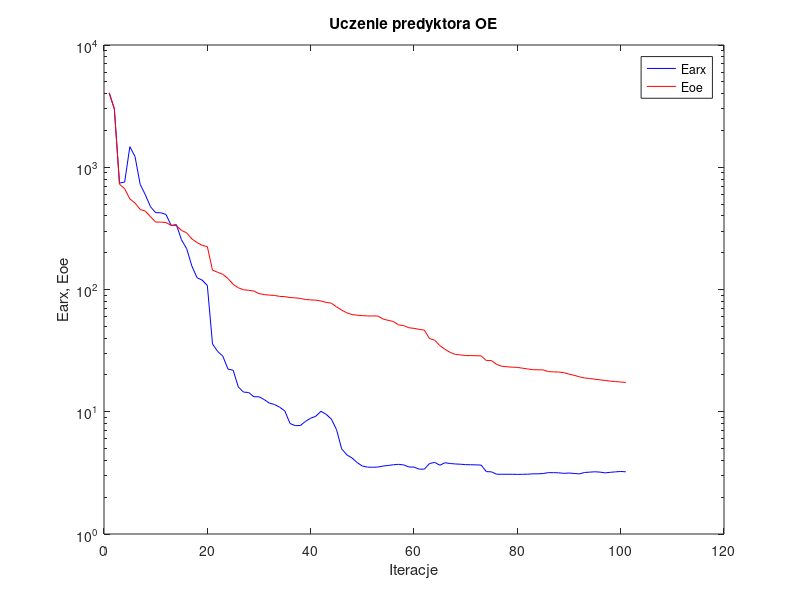
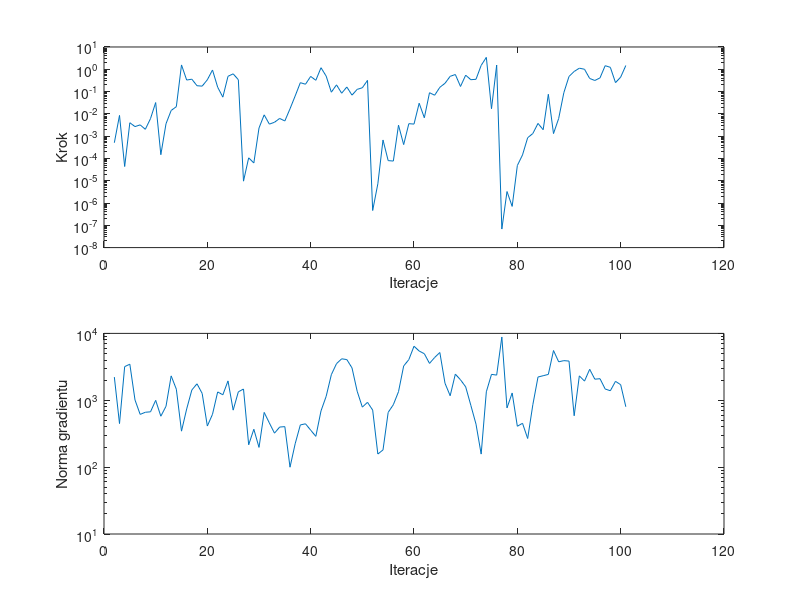

Recreate these plots in MATLAB, in order.
%uczenie predyktora oe
clear all;
n=0; farx(n+1)=4.051380e+003; foe(n+1)=4.059206e+003; wspucz(n+1)=0.000000e+000; ng(n+1)=0.000000e+000;
%odnowa zmiennej metryki
n=1; farx(n+1)=3.006808e+003; foe(n+1)=3.016126e+003; krok(n+1)=5.057541e-004; ng(n+1)=2.221872e+003;
n=2; farx(n+1)=7.425741e+002; foe(n+1)=7.268082e+002; krok(n+1)=8.516524e-003; ng(n+1)=4.480942e+002;
n=3; farx(n+1)=7.563356e+002; foe(n+1)=6.674883e+002; krok(n+1)=4.341873e-005; ng(n+1)=3.185984e+003;
n=4; farx(n+1)=1.472379e+003; foe(n+1)=5.508341e+002; krok(n+1)=3.992263e-003; ng(n+1)=3.461164e+003;
n=5; farx(n+1)=1.225450e+003; foe(n+1)=5.102401e+002; krok(n+1)=2.684169e-003; ng(n+1)=1.010126e+003;
n=6; farx(n+1)=7.260262e+002; foe(n+1)=4.518214e+002; krok(n+1)=3.197692e-003; ng(n+1)=6.146929e+002;
n=7; farx(n+1)=5.950256e+002; foe(n+1)=4.375730e+002; krok(n+1)=2.027773e-003; ng(n+1)=6.617752e+002;
n=8; farx(n+1)=4.752593e+002; foe(n+1)=3.934996e+002; krok(n+1)=6.130766e-003; ng(n+1)=6.715886e+002;
n=9; farx(n+1)=4.248238e+002; foe(n+1)=3.561539e+002; krok(n+1)=3.212398e-002; ng(n+1)=9.973477e+002;
n=10; farx(n+1)=4.245477e+002; foe(n+1)=3.560825e+002; krok(n+1)=1.471428e-004; ng(n+1)=5.773506e+002;
n=11; farx(n+1)=4.109246e+002; foe(n+1)=3.527908e+002; krok(n+1)=3.595838e-003; ng(n+1)=8.120840e+002;
n=12; farx(n+1)=3.341694e+002; foe(n+1)=3.347895e+002; krok(n+1)=1.420161e-002; ng(n+1)=2.314645e+003;
n=13; farx(n+1)=3.395352e+002; foe(n+1)=3.329432e+002; krok(n+1)=2.097129e-002; ng(n+1)=1.464498e+003;
n=14; farx(n+1)=2.548651e+002; foe(n+1)=3.043765e+002; krok(n+1)=1.565000e+000; ng(n+1)=3.451756e+002;
n=15; farx(n+1)=2.158623e+002; foe(n+1)=2.907479e+002; krok(n+1)=3.288994e-001; ng(n+1)=7.407086e+002;
n=16; farx(n+1)=1.558120e+002; foe(n+1)=2.595599e+002; krok(n+1)=3.589369e-001; ng(n+1)=1.424053e+003;
n=17; farx(n+1)=1.248782e+002; foe(n+1)=2.420773e+002; krok(n+1)=1.827549e-001; ng(n+1)=1.762715e+003;
n=18; farx(n+1)=1.193246e+002; foe(n+1)=2.297946e+002; krok(n+1)=1.752988e-001; ng(n+1)=1.265214e+003;
n=19; farx(n+1)=1.077998e+002; foe(n+1)=2.243126e+002; krok(n+1)=3.380830e-001; ng(n+1)=4.118219e+002;
n=20; farx(n+1)=3.583635e+001; foe(n+1)=1.440006e+002; krok(n+1)=9.282331e-001; ng(n+1)=6.168391e+002;
n=21; farx(n+1)=3.115460e+001; foe(n+1)=1.383300e+002; krok(n+1)=1.569333e-001; ng(n+1)=1.331685e+003;
n=22; farx(n+1)=2.846027e+001; foe(n+1)=1.331545e+002; krok(n+1)=5.623415e-002; ng(n+1)=1.207612e+003;
n=23; farx(n+1)=2.231867e+001; foe(n+1)=1.227929e+002; krok(n+1)=4.837349e-001; ng(n+1)=1.947533e+003;
n=24; farx(n+1)=2.185448e+001; foe(n+1)=1.102478e+002; krok(n+1)=6.241834e-001; ng(n+1)=7.118580e+002;
n=25; farx(n+1)=1.594439e+001; foe(n+1)=1.032497e+002; krok(n+1)=3.404866e-001; ng(n+1)=1.337151e+003;
%odnowa zmiennej metryki
n=26; farx(n+1)=1.448299e+001; foe(n+1)=9.958859e+001; krok(n+1)=9.564320e-006; ng(n+1)=1.472822e+003;
n=27; farx(n+1)=1.437026e+001; foe(n+1)=9.847828e+001; krok(n+1)=1.062896e-004; ng(n+1)=2.159460e+002;
n=28; farx(n+1)=1.327161e+001; foe(n+1)=9.722482e+001; krok(n+1)=6.263953e-005; ng(n+1)=3.685043e+002;
n=29; farx(n+1)=1.325949e+001; foe(n+1)=9.260212e+001; krok(n+1)=2.314595e-003; ng(n+1)=1.973117e+002;
n=30; farx(n+1)=1.258615e+001; foe(n+1)=9.086327e+001; krok(n+1)=9.016309e-003; ng(n+1)=6.581647e+002;
n=31; farx(n+1)=1.177344e+001; foe(n+1)=8.998966e+001; krok(n+1)=3.460293e-003; ng(n+1)=4.582362e+002;
n=32; farx(n+1)=1.145983e+001; foe(n+1)=8.941418e+001; krok(n+1)=4.191618e-003; ng(n+1)=3.221139e+002;
n=33; farx(n+1)=1.089256e+001; foe(n+1)=8.785688e+001; krok(n+1)=6.223487e-003; ng(n+1)=3.975673e+002;
n=34; farx(n+1)=1.015224e+001; foe(n+1)=8.749453e+001; krok(n+1)=4.795168e-003; ng(n+1)=4.033412e+002;
n=35; farx(n+1)=8.020340e+000; foe(n+1)=8.597289e+001; krok(n+1)=1.684199e-002; ng(n+1)=9.977639e+001;
n=36; farx(n+1)=7.700245e+000; foe(n+1)=8.545397e+001; krok(n+1)=6.349693e-002; ng(n+1)=2.236907e+002;
n=37; farx(n+1)=7.712146e+000; foe(n+1)=8.457977e+001; krok(n+1)=2.502884e-001; ng(n+1)=4.278080e+002;
n=38; farx(n+1)=8.342916e+000; foe(n+1)=8.281478e+001; krok(n+1)=2.134155e-001; ng(n+1)=4.446867e+002;
n=39; farx(n+1)=8.850315e+000; foe(n+1)=8.223028e+001; krok(n+1)=4.787134e-001; ng(n+1)=3.574200e+002;
n=40; farx(n+1)=9.196405e+000; foe(n+1)=8.182001e+001; krok(n+1)=3.202323e-001; ng(n+1)=2.885254e+002;
n=41; farx(n+1)=1.008638e+001; foe(n+1)=8.050667e+001; krok(n+1)=1.174409e+000; ng(n+1)=6.933188e+002;
n=42; farx(n+1)=9.526704e+000; foe(n+1)=7.838945e+001; krok(n+1)=4.936156e-001; ng(n+1)=1.144481e+003;
n=43; farx(n+1)=8.715385e+000; foe(n+1)=7.732152e+001; krok(n+1)=9.373676e-002; ng(n+1)=2.412562e+003;
n=44; farx(n+1)=7.147551e+000; foe(n+1)=7.216132e+001; krok(n+1)=2.002215e-001; ng(n+1)=3.525546e+003;
n=45; farx(n+1)=4.973271e+000; foe(n+1)=6.781466e+001; krok(n+1)=8.430727e-002; ng(n+1)=4.169561e+003;
n=46; farx(n+1)=4.444650e+000; foe(n+1)=6.442322e+001; krok(n+1)=1.600146e-001; ng(n+1)=4.059092e+003;
n=47; farx(n+1)=4.186443e+000; foe(n+1)=6.237382e+001; krok(n+1)=6.918848e-002; ng(n+1)=3.049118e+003;
n=48; farx(n+1)=3.835116e+000; foe(n+1)=6.162407e+001; krok(n+1)=1.254000e-001; ng(n+1)=1.364777e+003;
n=49; farx(n+1)=3.597223e+000; foe(n+1)=6.116072e+001; krok(n+1)=1.480267e-001; ng(n+1)=7.896560e+002;
n=50; farx(n+1)=3.523888e+000; foe(n+1)=6.077313e+001; krok(n+1)=3.169310e-001; ng(n+1)=9.315899e+002;
%odnowa zmiennej metryki
n=51; farx(n+1)=3.515864e+000; foe(n+1)=6.074226e+001; krok(n+1)=4.613351e-007; ng(n+1)=7.137568e+002;
n=52; farx(n+1)=3.529820e+000; foe(n+1)=6.071375e+001; krok(n+1)=7.265431e-006; ng(n+1)=1.569168e+002;
n=53; farx(n+1)=3.597100e+000; foe(n+1)=5.741575e+001; krok(n+1)=6.727176e-004; ng(n+1)=1.808165e+002;
n=54; farx(n+1)=3.635641e+000; foe(n+1)=5.591123e+001; krok(n+1)=7.980756e-005; ng(n+1)=6.591577e+002;
n=55; farx(n+1)=3.684100e+000; foe(n+1)=5.478636e+001; krok(n+1)=7.632755e-005; ng(n+1)=8.580111e+002;
n=56; farx(n+1)=3.715429e+000; foe(n+1)=5.132451e+001; krok(n+1)=3.096691e-003; ng(n+1)=1.342955e+003;
n=57; farx(n+1)=3.674725e+000; foe(n+1)=5.066692e+001; krok(n+1)=4.175751e-004; ng(n+1)=3.256364e+003;
n=58; farx(n+1)=3.535471e+000; foe(n+1)=4.866636e+001; krok(n+1)=3.625910e-003; ng(n+1)=4.054100e+003;
n=59; farx(n+1)=3.525121e+000; foe(n+1)=4.810241e+001; krok(n+1)=3.475615e-003; ng(n+1)=6.424455e+003;
n=60; farx(n+1)=3.392669e+000; foe(n+1)=4.723020e+001; krok(n+1)=2.991958e-002; ng(n+1)=5.452036e+003;
n=61; farx(n+1)=3.393387e+000; foe(n+1)=4.653476e+001; krok(n+1)=6.669234e-003; ng(n+1)=4.964087e+003;
n=62; farx(n+1)=3.767978e+000; foe(n+1)=3.971654e+001; krok(n+1)=8.877087e-002; ng(n+1)=3.558788e+003;
n=63; farx(n+1)=3.857178e+000; foe(n+1)=3.847439e+001; krok(n+1)=6.852302e-002; ng(n+1)=4.363360e+003;
n=64; farx(n+1)=3.650631e+000; foe(n+1)=3.479356e+001; krok(n+1)=1.553141e-001; ng(n+1)=5.179776e+003;
n=65; farx(n+1)=3.827542e+000; foe(n+1)=3.239499e+001; krok(n+1)=2.349459e-001; ng(n+1)=1.795517e+003;
n=66; farx(n+1)=3.772162e+000; foe(n+1)=3.060614e+001; krok(n+1)=4.819709e-001; ng(n+1)=1.168241e+003;
n=67; farx(n+1)=3.740589e+000; foe(n+1)=2.944571e+001; krok(n+1)=5.821767e-001; ng(n+1)=2.458569e+003;
n=68; farx(n+1)=3.721839e+000; foe(n+1)=2.916428e+001; krok(n+1)=1.694093e-001; ng(n+1)=2.023040e+003;
n=69; farx(n+1)=3.693451e+000; foe(n+1)=2.884205e+001; krok(n+1)=5.422916e-001; ng(n+1)=1.588910e+003;
n=70; farx(n+1)=3.684293e+000; foe(n+1)=2.878183e+001; krok(n+1)=3.404866e-001; ng(n+1)=8.395174e+002;
n=71; farx(n+1)=3.676969e+000; foe(n+1)=2.873713e+001; krok(n+1)=3.550835e-001; ng(n+1)=4.394799e+002;
n=72; farx(n+1)=3.659786e+000; foe(n+1)=2.866086e+001; krok(n+1)=1.497514e+000; ng(n+1)=1.566940e+002;
n=73; farx(n+1)=3.240152e+000; foe(n+1)=2.623357e+001; krok(n+1)=3.414648e+000; ng(n+1)=1.338519e+003;
n=74; farx(n+1)=3.223087e+000; foe(n+1)=2.621115e+001; krok(n+1)=1.696688e-002; ng(n+1)=2.440049e+003;
n=75; farx(n+1)=3.081844e+000; foe(n+1)=2.438858e+001; krok(n+1)=1.546899e+000; ng(n+1)=2.377673e+003;
%odnowa zmiennej metryki
n=76; farx(n+1)=3.081762e+000; foe(n+1)=2.356780e+001; krok(n+1)=6.783550e-008; ng(n+1)=8.838236e+003;
n=77; farx(n+1)=3.080557e+000; foe(n+1)=2.331322e+001; krok(n+1)=3.276595e-006; ng(n+1)=7.686619e+002;
n=78; farx(n+1)=3.079791e+000; foe(n+1)=2.316830e+001; krok(n+1)=7.046893e-007; ng(n+1)=1.286395e+003;
n=79; farx(n+1)=3.073613e+000; foe(n+1)=2.306109e+001; krok(n+1)=4.789661e-005; ng(n+1)=4.085330e+002;
n=80; farx(n+1)=3.079686e+000; foe(n+1)=2.271724e+001; krok(n+1)=1.433605e-004; ng(n+1)=4.528272e+002;
n=81; farx(n+1)=3.084230e+000; foe(n+1)=2.238257e+001; krok(n+1)=8.500296e-004; ng(n+1)=2.680668e+002;
n=82; farx(n+1)=3.106350e+000; foe(n+1)=2.208479e+001; krok(n+1)=1.310706e-003; ng(n+1)=8.579942e+002;
n=83; farx(n+1)=3.105409e+000; foe(n+1)=2.203407e+001; krok(n+1)=3.726829e-003; ng(n+1)=2.225721e+003;
n=84; farx(n+1)=3.125365e+000; foe(n+1)=2.201398e+001; krok(n+1)=1.942128e-003; ng(n+1)=2.328437e+003;
n=85; farx(n+1)=3.176780e+000; foe(n+1)=2.130988e+001; krok(n+1)=7.549232e-002; ng(n+1)=2.435494e+003;
n=86; farx(n+1)=3.175633e+000; foe(n+1)=2.117918e+001; krok(n+1)=1.303603e-003; ng(n+1)=5.542507e+003;
n=87; farx(n+1)=3.165498e+000; foe(n+1)=2.113710e+001; krok(n+1)=6.192369e-003; ng(n+1)=3.758731e+003;
n=88; farx(n+1)=3.133585e+000; foe(n+1)=2.088577e+001; krok(n+1)=8.892157e-002; ng(n+1)=3.913217e+003;
n=89; farx(n+1)=3.154682e+000; foe(n+1)=2.032019e+001; krok(n+1)=4.764226e-001; ng(n+1)=3.855430e+003;
n=90; farx(n+1)=3.127408e+000; foe(n+1)=1.985799e+001; krok(n+1)=7.966063e-001; ng(n+1)=5.866726e+002;
n=91; farx(n+1)=3.101284e+000; foe(n+1)=1.932311e+001; krok(n+1)=1.119298e+000; ng(n+1)=2.316339e+003;
n=92; farx(n+1)=3.185345e+000; foe(n+1)=1.891347e+001; krok(n+1)=1.002692e+000; ng(n+1)=1.933450e+003;
n=93; farx(n+1)=3.206594e+000; foe(n+1)=1.871363e+001; krok(n+1)=3.870680e-001; ng(n+1)=2.905404e+003;
n=94; farx(n+1)=3.228297e+000; foe(n+1)=1.845747e+001; krok(n+1)=3.141433e-001; ng(n+1)=2.065834e+003;
n=95; farx(n+1)=3.208785e+000; foe(n+1)=1.823869e+001; krok(n+1)=4.112198e-001; ng(n+1)=2.102197e+003;
n=96; farx(n+1)=3.163061e+000; foe(n+1)=1.801532e+001; krok(n+1)=1.447720e+000; ng(n+1)=1.474181e+003;
n=97; farx(n+1)=3.195670e+000; foe(n+1)=1.779857e+001; krok(n+1)=1.223081e+000; ng(n+1)=1.387273e+003;
n=98; farx(n+1)=3.224224e+000; foe(n+1)=1.766631e+001; krok(n+1)=2.515310e-001; ng(n+1)=1.917884e+003;
n=99; farx(n+1)=3.246810e+000; foe(n+1)=1.750284e+001; krok(n+1)=4.442530e-001; ng(n+1)=1.709047e+003;
n=100; farx(n+1)=3.226904e+000; foe(n+1)=1.736756e+001; krok(n+1)=1.477307e+000; ng(n+1)=7.995669e+002;

figure; semilogy(farx,'b'); hold on; semilogy(foe,'r'); xlabel('Iteracje'); ylabel('Earx, Eoe'); legend('Earx','Eoe'); title('Uczenie predyktora OE');
figure; subplot(2,1,1); semilogy(krok); xlabel('Iteracje'); ylabel('Krok');
subplot(2,1,2); semilogy(ng); xlabel('Iteracje'); ylabel('Norma gradientu');
Earx=farx(n+1)
Eoe=foe(n+1)
